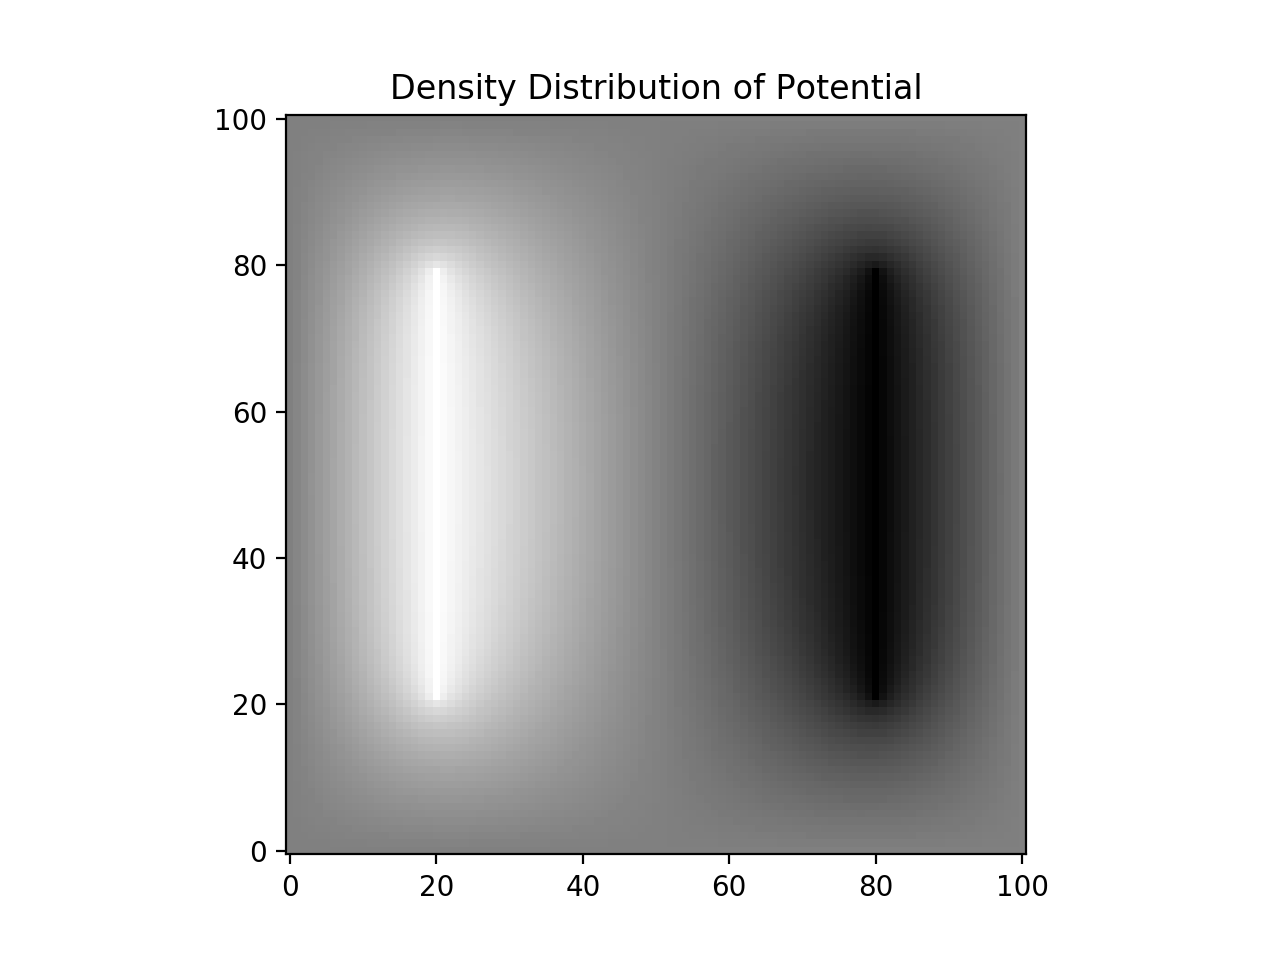

Write the Python code that produced this figure.
# Electronic capacitor

# Calculate the value of the potential at each grid point to a precision of 10^-6 volts

# Make a density plot of the result.


from pylab import *

# Set the constants
N = 100  # Number of grid squares on the side
error = 1e-6  # Required precision

# Set an array for the potentials
V = zeros([N+1,N+1],float)

# Set values for loop
a = 1.0
b = 0.8

# Use loop to calculate
while a > error:

    a = 0

    # Calculate new values of the potential
    for i in range(1, N):
        for j in range(1, N):

            # The capacitor plate with +1V
            if i==20 and j>20 and j<80:
                V[i,j]=1

            # The capacitor plate with -1V
            elif i==80 and j>20 and j<80:
                V[i,j]=-1

            # Calculate the difference
            else:
                diff=(V[i+1,j]+V[i-1,j]+V[i,j+1]+V[i,j-1])/4-V[i,j]
                V[i,j]=V[i,j]+(1+b)*diff
            if diff > a:
                a = diff

# Make the density plot of the result
imshow(V.T, origin="lower")
gray()
title("Density Distribution of Potential")
show()
